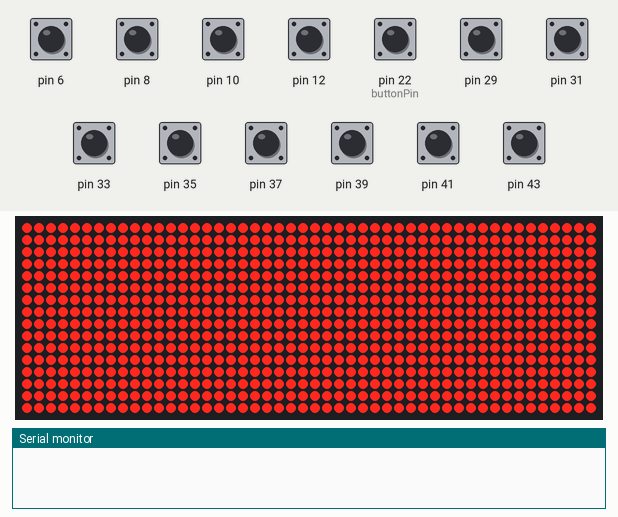
A sketch run on a simulated Arduino Mega 2560, built with avr-gcc and run on an emulated ATmega2560. Parts: 48×16 LED matrix, the last lines printed to the serial monitor. The test bench sets the inputs (shaded band); at power-on: pin 6, pin 8, pin 10, pin 12, pin 29, pin 31, pin 33, pin 35, pin 37, pin 39, pin 41, pin 43 HIGH, pin 22 (buttonPin) LOW.

Above: at 0.1 s.
1.8 s: pin 6 pulled LOW for 0.65 s
At 3.5 s:
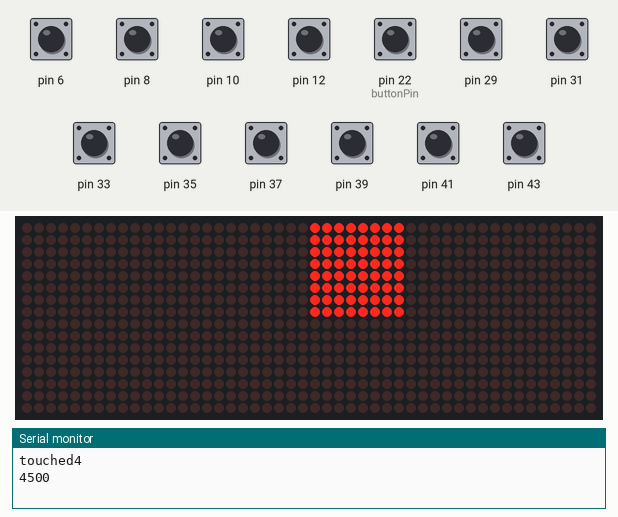
3.9 s: pin 8 pulled LOW for 0.65 s
At 4.6 s:
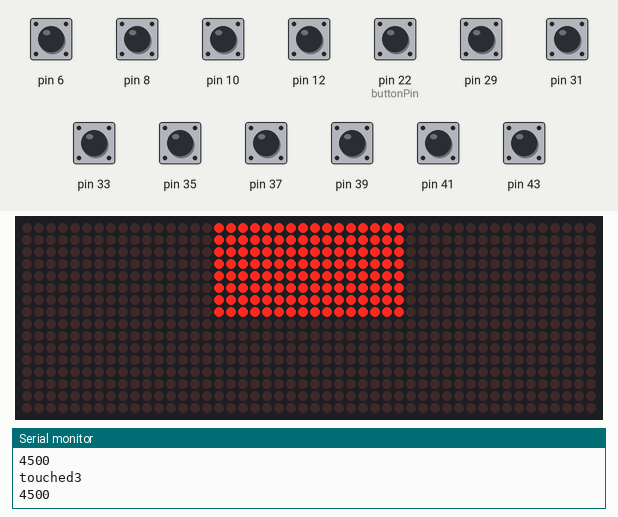
6.0 s: pin 10 pulled LOW for 0.65 s
At 6.8 s:
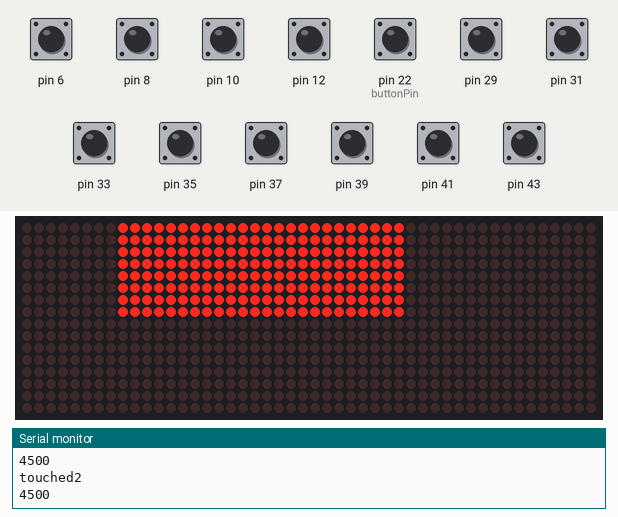
8.1 s: pin 12 pulled LOW for 0.65 s
At 8.9 s:
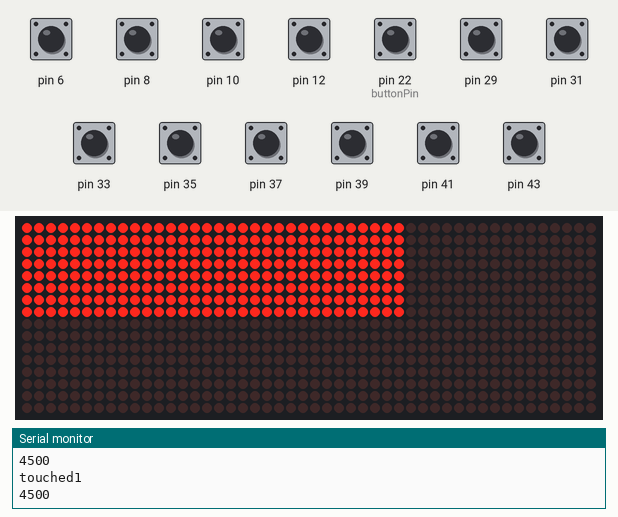
10.2 s: pin 29 pulled LOW for 0.65 s
At 11.1 s:
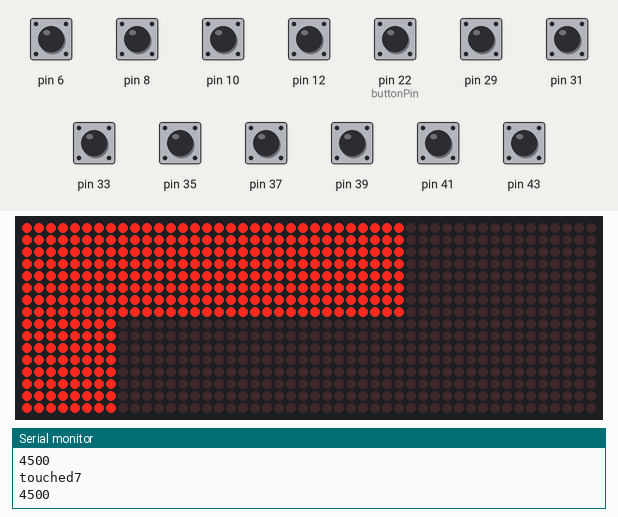
12.3 s: pin 31 pulled LOW for 0.65 s
At 12.8 s:
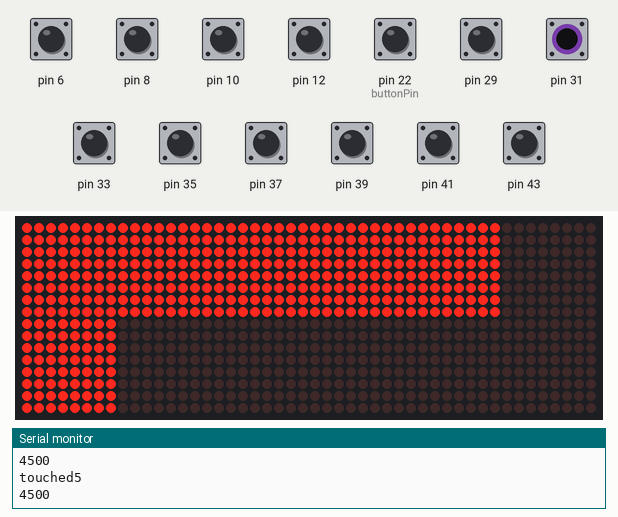
Timing chart, 0 to 15.3 s (numbered marks = the images above; inputs shaded):
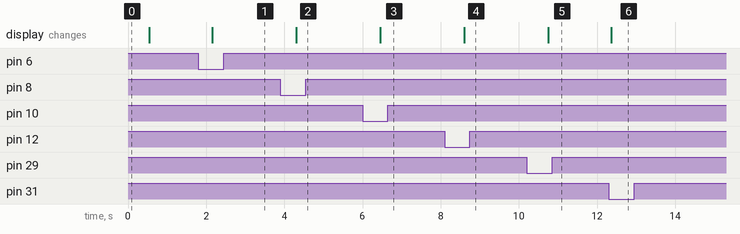

The sketch:

threads_main.ino
```cpp
#include <CapacitiveSensor.h>
#include "Adafruit_GFX.h"
#include "Adafruit_HT1632.h"
// Add necessary arduino libaries to control the hardware

#define HT_DATA 2
#define HT_WR 3
#define HT_CS 4
#define HT_CS2 5
// Declare the digital pins used for powering and controlling the two LED panels

const int buttonPin = 22;
int buttonState = 0;
// Define digital pin for button that will "clear" the screen
// Set binary state of button to 0

Adafruit_HT1632LEDMatrix matrix = Adafruit_HT1632LEDMatrix(HT_DATA, HT_WR, HT_CS, HT_CS2);
// Define the connected matrices as "matrix"
// Assign the parameters to the previously defined digital pins

CapacitiveSensor  cs_9_8 = CapacitiveSensor(9,8);
CapacitiveSensor  cs_7_6 = CapacitiveSensor(7,6);
CapacitiveSensor  cs_13_12 = CapacitiveSensor(13,12);
CapacitiveSensor  cs_11_10 = CapacitiveSensor(11,10);
CapacitiveSensor  cs_30_31 = CapacitiveSensor(30,31);
CapacitiveSensor  cs_34_35 = CapacitiveSensor(34,35);
CapacitiveSensor  cs_28_29 = CapacitiveSensor(28,29);
CapacitiveSensor  cs_32_33 = CapacitiveSensor(32,33);
CapacitiveSensor  cs_36_37 = CapacitiveSensor(36,37);
CapacitiveSensor  cs_38_39 = CapacitiveSensor(38,39);
CapacitiveSensor  cs_40_41 = CapacitiveSensor(40,41);
CapacitiveSensor  cs_42_43 = CapacitiveSensor(42,43);
// Declare the read and write digital pins used for each capacitive sensor

void setup() {
 Serial.begin(9600);
 // Set baud rate
 matrix.begin(ADA_HT1632_COMMON_16NMOS);
 // Initialize matrices
 matrix.fillScreen();
 delay(500);
 // Illuminate entire screen for 500 milliseconds
 matrix.clearScreen();
 }

void loop() {
  long square1 =  cs_13_12.capacitiveSensor(30);
  long square2 =  cs_11_10.capacitiveSensor(30);
  long square3 =  cs_9_8.capacitiveSensor(30);
  long square4 =  cs_7_6.capacitiveSensor(30);
  long square5 =  cs_30_31.capacitiveSensor(30);
  long square6 =  cs_34_35.capacitiveSensor(30);
  long square7 =  cs_28_29.capacitiveSensor(30);
  long square8 =  cs_32_33.capacitiveSensor(30);
  long square9 =  cs_36_37.capacitiveSensor(30);
  long square10 =  cs_38_39.capacitiveSensor(30);
  long square11 =  cs_40_41.capacitiveSensor(30);
  long square12 =  cs_42_43.capacitiveSensor(30);
// Assign each sensor to a variable that corresponds to a square on the sensing pad
// The parameter 30 is the resolution of the returned integer of absolute capacitance in arbitrary units

  if (square1 > 50) {
    Serial.println("touched1");
    Serial.println(square1);
    matrix.fillRect(0, 0, 8, 8, 1);
    matrix.writeScreen();  }
  else if (square2 > 50){
    Serial.println("touched2");
    Serial.println(square2);
    matrix.fillRect(8, 0, 8, 8, 1);
    matrix.writeScreen();  }
  else if (square3 > 50) {
    Serial.println("touched3");
    Serial.println(square3);
    matrix.fillRect(16, 0, 8, 8, 1);
    matrix.writeScreen(); }
  else if (square4 > 50){
    Serial.println("touched4");
    Serial.println(square4);
    matrix.fillRect(24, 0, 8, 8, 1);
    matrix.writeScreen(); }
  else if (square5 > 50) {
    Serial.println("touched5");
    Serial.println(square5);
    matrix.fillRect(32, 0, 8, 8, 1);
    matrix.writeScreen();  }
  else if (square6 > 50){
    Serial.println("touched6");
    Serial.println(square6);
    matrix.fillRect(40, 0, 8, 8, 1);
    matrix.writeScreen();  }
  else if (square7 > 50){
    Serial.println("touched7");
    Serial.println(square7);
    matrix.fillRect(0, 8, 8, 8, 1);
    matrix.writeScreen();  }
  else if (square8 > 50) {
    Serial.println("touched8");
    Serial.println(square8);
    matrix.fillRect(8, 8, 8, 8, 1);
    matrix.writeScreen(); }
  else if (square9 > 50){
    Serial.println("touched9");
    Serial.println(square9);
    matrix.fillRect(16, 8, 8, 8, 1);
    matrix.writeScreen(); }
  else if (square10 > 50) {
    Serial.println("touched10");
    Serial.println(square10);
    matrix.fillRect(24, 8, 8, 8, 1);
    matrix.writeScreen(); }
  else if (square11 > 50){
    Serial.println("touched11");
    Serial.println(square11);
    matrix.fillRect(32, 8, 8, 8, 1);
    matrix.writeScreen();  }
  else if (square12 > 50){
    Serial.println("touched12");
    Serial.println(square12);
    matrix.fillRect(40, 8, 8, 8, 1);
    matrix.writeScreen();  }
  // Check the capacitance of each sensor
  // If their value is greater than 50, fill the corresponding square on the LED matrix

  buttonState = digitalRead(buttonPin);
  // Read the digital pin assigned to buttonPin for a signal

  if (buttonState == HIGH){
    matrix.clearScreen(); }
  // If the button is clicked/high signal is read, the matrices are cleared

  delay(500);
  // Void loop restarts every 500 milliseconds
}
```

Measured:
- after the input at 1.8 s, the display: changes after 0.36 s (image 1)
- after the input at 3.9 s, the display: changes after 0.40 s (image 2)
- after the input at 6.0 s, the display: changes after 0.45 s (image 3)
- after the input at 8.1 s, the display: changes after 0.50 s (image 4)
- after the input at 10.2 s, the display: changes after 0.55 s (image 5)
- after the input at 12.3 s, the display: changes after 0.06 s (image 6)
